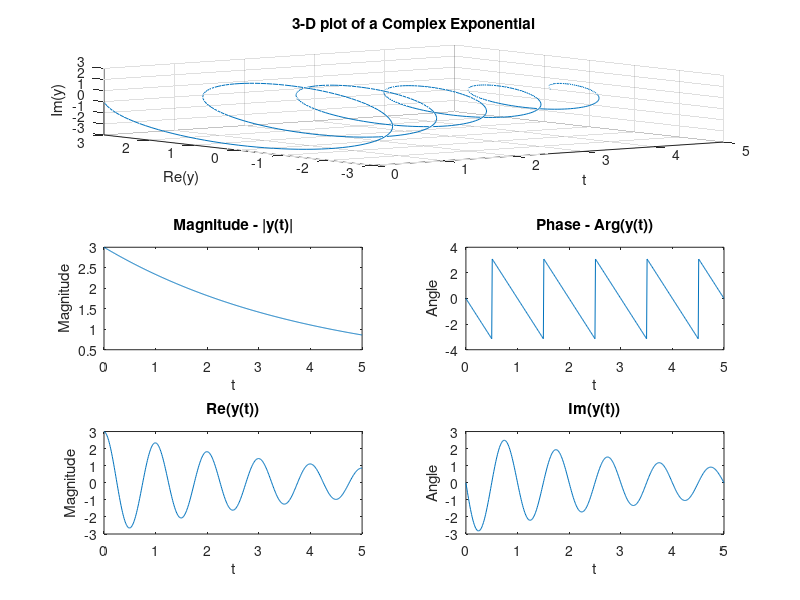

Recreate this plot in MATLAB.
%compexp.m produces a 3D plot of a decaying complex exponential,
% with subplots of magnitude and phase and of real and imaginary
% components below it.

t = 0:0.01:5;
y=3*exp(-(0.25+1i*(2*pi))*t);
subplot(3,1,1);
plot3(t,real(y),imag(y));
grid
xlabel('t'),ylabel('Re(y)'),zlabel('Im(y)');
title('3-D plot of a Complex Exponential');

%produce magnitude and phase plots; t vs |y(t)| and t vs. <y(t).

subplot(3,2,3),plot(t,abs(y)),xlabel('t'),
ylabel('Magnitude'),title('Magnitude - |y(t)|');

subplot(3,2,4),plot(t,angle(y)),xlabel('t'),
ylabel('Angle'),title('Phase - Arg(y(t))');

%produce real and imag plots; t vs |y(t)| and t vs. <y(t).

subplot(3,2,5),plot(t,real(y)),xlabel('t'),
ylabel('Magnitude'),title('Re(y(t))');

subplot(3,2,6),plot(t,imag(y)),xlabel('t'),
ylabel('Angle'),title('Im(y(t))');